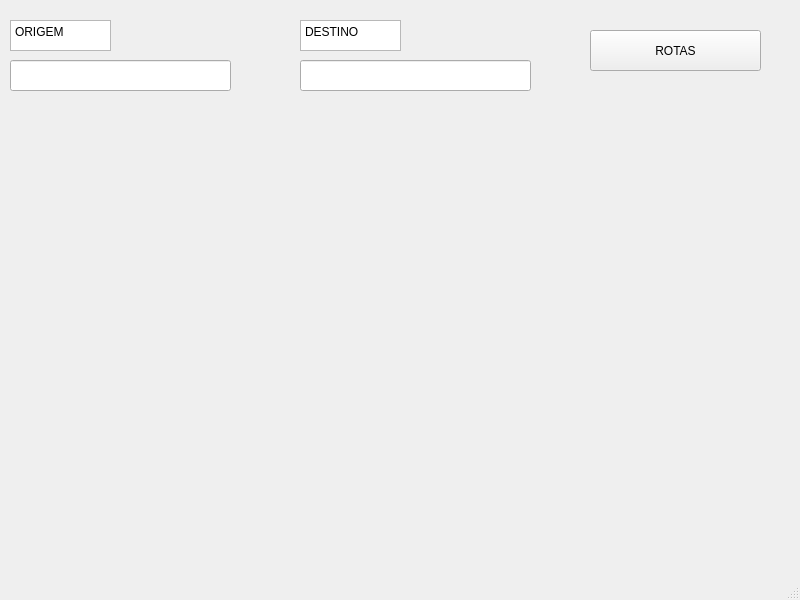
<?xml version="1.0" encoding="UTF-8"?>
<ui version="4.0">
 <class>MainWindow</class>
 <widget class="QMainWindow" name="MainWindow">
  <property name="geometry">
   <rect>
    <x>0</x>
    <y>0</y>
    <width>800</width>
    <height>600</height>
   </rect>
  </property>
  <property name="windowTitle">
   <string>MainWindow</string>
  </property>
  <widget class="QWidget" name="centralwidget">
   <widget class="QLineEdit" name="inputOrigem">
    <property name="geometry">
     <rect>
      <x>10</x>
      <y>60</y>
      <width>221</width>
      <height>31</height>
     </rect>
    </property>
   </widget>
   <widget class="QLineEdit" name="inputDestino">
    <property name="geometry">
     <rect>
      <x>300</x>
      <y>60</y>
      <width>231</width>
      <height>31</height>
     </rect>
    </property>
   </widget>
   <widget class="QPushButton" name="btnCalcular">
    <property name="geometry">
     <rect>
      <x>590</x>
      <y>30</y>
      <width>171</width>
      <height>41</height>
     </rect>
    </property>
    <property name="text">
     <string>ROTAS</string>
    </property>
   </widget>
   <widget class="QWidget" name="verticalLayoutWidget">
    <property name="geometry">
     <rect>
      <x>0</x>
      <y>100</y>
      <width>801</width>
      <height>461</height>
     </rect>
    </property>
    <layout class="QVBoxLayout" name="mapContainer"/>
   </widget>
   <widget class="QPlainTextEdit" name="plainTextEdit">
    <property name="geometry">
     <rect>
      <x>10</x>
      <y>20</y>
      <width>101</width>
      <height>31</height>
     </rect>
    </property>
    <property name="plainText">
     <string>ORIGEM </string>
    </property>
   </widget>
   <widget class="QPlainTextEdit" name="plainTextEdit_2">
    <property name="geometry">
     <rect>
      <x>300</x>
      <y>20</y>
      <width>101</width>
      <height>31</height>
     </rect>
    </property>
    <property name="plainText">
     <string>DESTINO</string>
    </property>
   </widget>
  </widget>
  <widget class="QMenuBar" name="menubar">
   <property name="geometry">
    <rect>
     <x>0</x>
     <y>0</y>
     <width>800</width>
     <height>25</height>
    </rect>
   </property>
  </widget>
  <widget class="QStatusBar" name="statusbar"/>
 </widget>
 <resources/>
 <connections/>
</ui>
